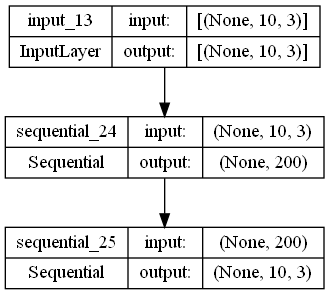

Reproduce this figure in Python.
import os
import datetime
import tensorflow as tf
from tensorflow import keras
import numpy as np
from numpy.lib.stride_tricks import sliding_window_view

class MLPAutoencoder(keras.Model):
    def __init__(self, 
            input_size,
            latent_dim,
            noise, 
            encoder_layers,
            encoder_dropout, 
            decoder_layers,
            decoder_dropout):
        
        super().__init__()
        
        self.input_size = input_size
        self.latent_dim = latent_dim
        self.noise = noise   
        self.encoder_layers = encoder_layers  
        self.encoder_dropout = encoder_dropout
        self.decoder_layers = decoder_layers  
        self.decoder_dropout = decoder_dropout

        self.build_encoder()
        self.build_decoder()


    def build_encoder(self):
        self.encoder = keras.Sequential()

        self.encoder.add(keras.layers.Input(shape=(self.input_size)))
        self.encoder.add(keras.layers.GaussianNoise(self.noise))
        
        for neurons, dropout in zip(self.encoder_layers, self.encoder_dropout):
            if dropout > 0:
                self.encoder.add(keras.layers.Dropout(dropout))
            self.encoder.add(keras.layers.Dense(neurons, activation='relu'))
        
        self.encoder.add(keras.layers.Dense(self.latent_dim, activation='tanh'))
        
        
    def build_decoder(self):
        self.decoder = keras.Sequential()

        self.decoder.add(keras.layers.Input(shape=(self.latent_dim)))
        
        for neurons, dropout in zip(self.decoder_layers, self.decoder_dropout):
            if dropout > 0:
                self.decoder.add(keras.layers.Dropout(dropout))
            self.decoder.add(keras.layers.Dense(neurons, activation='relu'))

        self.decoder.add(keras.layers.Dense(self.input_size, activation='linear'))

    
    def call(self, x, training=False):
        encoded = self.encoder(x, training=training)
        decoded = self.decoder(encoded, training=training)
        return decoded
    

    def to_string(self):
        stringlist = []
        self.encoder.summary(print_fn=lambda x: stringlist.append(x))
        encoder_summary = "\n".join(stringlist)
        
        stringlist = []
        self.decoder.summary(print_fn=lambda x: stringlist.append(x))
        decoder_summary = "\n".join(stringlist)
        
        return f'latent dim: {self.latent_dim} \nnoise: {self.noise} \n\nencoder: {encoder_summary} \n\ndecoder: {decoder_summary}\n'
    


class WeightedMSE(tf.keras.losses.Loss):
    def __init__(self, vel_mask, leg_mask, first_last_mask, vel_weight, leg_weight, first_last_weight):
        super().__init__()
        
        self.vel_weight = vel_weight
        self.leg_weight = leg_weight

        self.weights = 1 + tf.convert_to_tensor(vel_mask, dtype=tf.float32) * (vel_weight - 1) \
                        + tf.convert_to_tensor(leg_mask, dtype=tf.float32) * (leg_weight - 1) 
        self.weights *= tf.convert_to_tensor(first_last_mask, dtype=tf.float32) * (first_last_weight - 1) + 1
                        
        self.sum_weights = tf.cast(tf.reduce_sum(self.weights), dtype=tf.float32)
    

    def call(self, y_true, y_pred):
        return tf.reduce_sum(self.weights * tf.math.square(y_pred - y_true), axis=1) / self.sum_weights
    

    def to_string(self):
        return f'velocity weight: {self.vel_weight} \nlegato weight: {self.leg_weight}'



class myCallback(tf.keras.callbacks.Callback): 
    def __init__(self, occ_model, patience):
        super().__init__()
        
        self.patience = patience
        self.occ_model = occ_model

    def on_train_begin(self, logs=None):
        self.wait = 0
        self.best_epoch = 0
        self.best = (np.Inf, np.Inf)

    def on_epoch_end(self, epoch, logs=None): 
        occ_accuracy = self.occ_model.evaluate(epoch)
        val_loss = logs['val_loss']
        logs['occ_accuracy'] = occ_accuracy

        if occ_accuracy > self.best[0] or val_loss < self.best[1]:
            self.best = (occ_accuracy, val_loss)
            self.best_epoch = epoch
            self.wait = 0
        else:
            self.wait += 1
            if self.wait >= self.patience:
                self.model.stop_training = True
                print(f'Last epoch with improvement: {self.best_epoch}')
        
        self.occ_model.save()



class OCCModel():
    def __init__(self, autoencoder, dataprocessor):
        self.autoencoder = autoencoder
        self.dataprocessor = dataprocessor
            

    def compile(self, modelsdir, name, optimizer, loss, ckpt_epochs=1):
        self.modelsdir = modelsdir
        self.name = name
        self.optimizer = optimizer
        self.loss = loss
        self.ckpt_epochs = ckpt_epochs
        self.epochs = 0

        self.autoencoder.compile(optimizer=self.optimizer, loss=self.loss)

        self.dir = self.modelsdir + '/' + self.name
        if not os.path.exists(self.dir):
            os.mkdir(self.dir)

        self.checkpoint_dir = self.dir + '/checkpoints'
        self.checkpoint_prefix = os.path.join(self.checkpoint_dir, "ckpt")
        self.checkpoint = tf.train.Checkpoint(autoencoder_optimizer=self.optimizer,
                                            autoencoder=self.autoencoder)
        
        self.log_dir = self.dir + '/logs/'
        self.summary_writer = tf.summary.create_file_writer(
            self.log_dir + "fit/" + datetime.datetime.now().strftime("%Y%m%d-%H%M%S"))
        
        self.tensorboard_callbacks = [
            myCallback(self),
            tf.keras.callbacks.TensorBoard(log_dir=self.log_dir, update_freq='batch')
        ]


    def summary(self):
        with open(self.dir + '/desc.txt', 'w') as f:
            f.write('______ DATA _______\n' + self.dataprocessor.to_string() + 
                    '\n\n\n______ MODEL ______\n' + self.autoencoder.to_string() + 
                    '\n\n\n______ LOSS _______\n' + self.loss.to_string() + 
                    '\n\n\n____ OPTIMIZER ____\n' + f'adam \nlearning rate: {self.optimizer.learning_rate}')


    def load(self, path):
        tf.train.Checkpoint(autoencoder=self.autoencoder).restore(path)


    def save(self):
        self.checkpoint.save(file_prefix=self.checkpoint_prefix)


    def restore(self, idx):
        self.epochs = idx * self.ckpt_epochs
        self.checkpoint.restore(self.checkpoint_dir + '/ckpt-' + str(idx))


    @tf.function
    def predict(self, x, weights):
        y = self.autoencoder(x, training=False)
    
        err = tf.reduce_sum(weights * tf.math.square(x - y), axis=1) / tf.reduce_sum(weights)
        # err = tf.math.sqrt(err)
        
        return err
    

    @tf.function
    def discriminate(self, line):
        data = np.squeeze(sliding_window_view(line, (self.dataprocessor.notes_qty, 4)))
        data, fnotes = self.dataprocessor.make_relative(data)
        data, fnotes = self.dataprocessor.normalize(data, fnotes)
        data = self.dataprocessor.reshape(data, fnotes)

        predicted = self.predict(data)

        return tf.reduce_mean(predicted)


    def fit(self, dataset, epochs):
        self.autoencoder.fit(x=dataset.train, y=dataset.train,
                        batch_size=dataset.batch_size, epochs=self.epochs+epochs, 
                        initial_epoch=self.epochs,
                        shuffle=True,
                        validation_data=(dataset.test, dataset.test),
                        callbacks=self.tensorboard_callbacks, 
                        verbose=2)


    def evaluate(self, dataset, epoch):
        vel_mask = tf.convert_to_tensor(dataset.vel_mask, dtype=tf.float32)
        leg_mask = tf.convert_to_tensor(dataset.leg_mask, dtype=tf.float32)

        vel_true_predict = self.predict(dataset.test, vel_mask).numpy()
        leg_true_predict = self.predict(dataset.test, leg_mask).numpy()
        vel_mess_predict = self.predict(dataset.vel_mess, vel_mask).numpy()
        leg_mess_predict = self.predict(dataset.leg_mess, leg_mask).numpy()

        vel_mean, vel_var, leg_mean, leg_var = self.dataprocessor.validate(vel_true_predict, leg_true_predict,
            vel_mess_predict,
            leg_mess_predict,
            self.dir + f'/validation_{epoch}.png')
        
        with open(self.dir + f'/validation_{epoch}.txt', 'w') as f:
            f.write(f'vel_mean: \n{vel_mean} \n\nvel_var: \n{vel_var} \n\nleg_mean: \n{leg_mean} \n\nleg_var: \n{leg_var}')

        return np.mean(vel_mean) * self.loss.vel_weight + \
                np.mean(leg_mean) * self.loss.leg_weight
        